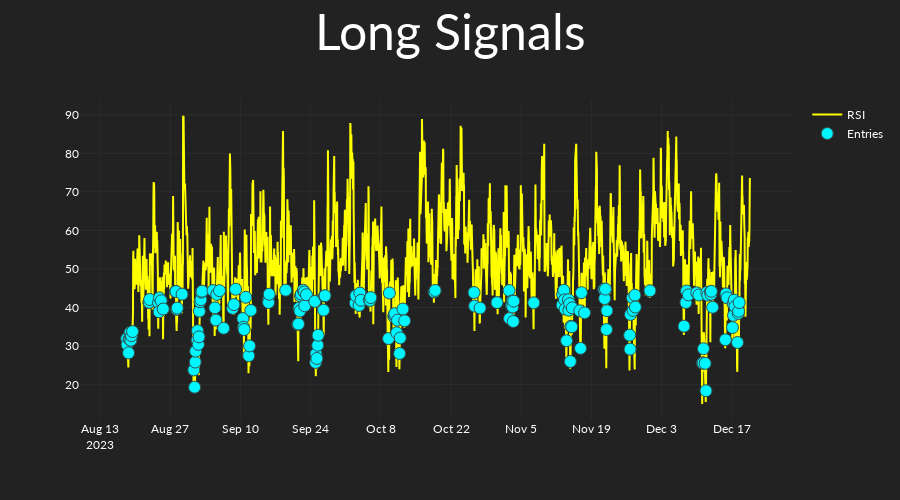

Notebook cell for this chart:
### Code cell
long_strat = RSIRisingFalling(
    long_short="long",
    rsi_length=np.array([14]),
    rsi_is_below=np.arange(35, 61, 5),
)
long_strat.set_entries_exits_array(
    candles=candles,
    ind_set_index=2,
)
long_strat.plot_signals(candles=candles)

### Figure 1 — Plotly figure (JSON) as saved in the notebook; plotly's stock layout.template omitted (floating-point values rounded to 4 significant figures; data arrays with more than 128 entries replaced by an {"elided": "..."} marker saying what was removed)
{"data": [{"line": {"color": "yellow"}, "name": "RSI", "type": "scatter", "x": {"elided": "3000 str values"}, "y": {"elided": "3000 float values"}}, {"marker": {"color": "#00F6FF", "line": {"color": "DarkSlateGrey", "width": 1}, "size": 12, "symbol": "circle"}, "mode": "markers", "name": "Entries", "type": "scatter", "x": {"elided": "3000 str values"}, "y": {"elided": "3000 float values"}}], "layout": {"height": 500, "title": {"font": {"size": 50}, "text": "Long Signals", "x": 0.5, "xanchor": "center"}, "xaxis": {"rangeslider": {"visible": false}}}}
